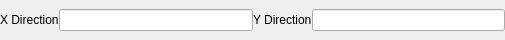
<?xml version="1.0" encoding="UTF-8"?>
<ui version="4.0">
 <class>GrivatyUI</class>
 <widget class="QWidget" name="GrivatyUI">
  <property name="geometry">
   <rect>
    <x>0</x>
    <y>0</y>
    <width>505</width>
    <height>40</height>
   </rect>
  </property>
  <property name="maximumSize">
   <size>
    <width>16777215</width>
    <height>40</height>
   </size>
  </property>
  <property name="windowTitle">
   <string>Form</string>
  </property>
  <layout class="QGridLayout" name="gridLayout_2">
   <property name="leftMargin">
    <number>0</number>
   </property>
   <property name="topMargin">
    <number>0</number>
   </property>
   <property name="rightMargin">
    <number>0</number>
   </property>
   <property name="bottomMargin">
    <number>0</number>
   </property>
   <property name="spacing">
    <number>0</number>
   </property>
   <item row="0" column="0">
    <layout class="QGridLayout" name="gridLayout">
     <property name="spacing">
      <number>0</number>
     </property>
     <item row="0" column="0">
      <widget class="QLabel" name="label">
       <property name="text">
        <string>X Direction</string>
       </property>
      </widget>
     </item>
     <item row="0" column="1">
      <widget class="QLineEdit" name="lineEdit"/>
     </item>
     <item row="0" column="2">
      <widget class="QLabel" name="label_2">
       <property name="text">
        <string>Y Direction</string>
       </property>
       <property name="buddy">
        <cstring></cstring>
       </property>
      </widget>
     </item>
     <item row="0" column="3">
      <widget class="QLineEdit" name="lineEdit_2"/>
     </item>
    </layout>
   </item>
  </layout>
 </widget>
 <resources/>
 <connections/>
</ui>
